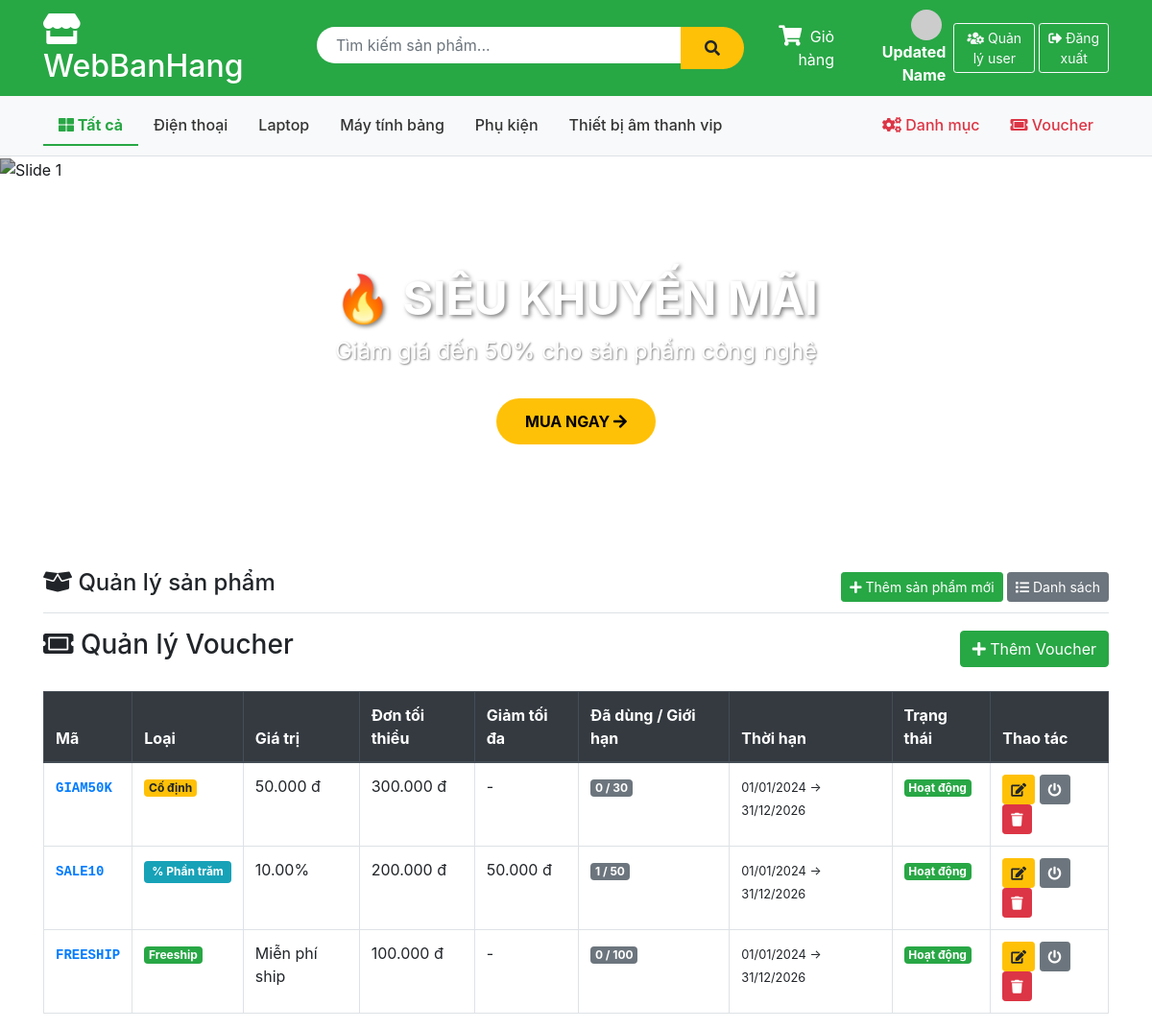
Page /Voucher (signed in) on the committed database.
### tables this page shows
CREATE TABLE IF NOT EXISTS `category` (
  `id` int NOT NULL AUTO_INCREMENT,
  `name` varchar(100) NOT NULL,
  `description` text,
  PRIMARY KEY (`id`)
);

CREATE TABLE IF NOT EXISTS `vouchers` (
  `id` int NOT NULL AUTO_INCREMENT,
  `code` varchar(50) NOT NULL,
  `type` enum('percent','fixed','freeship') NOT NULL,
  `value` decimal(10,2) NOT NULL,
  `min_order_value` decimal(10,2) DEFAULT '0.00',
  `max_discount` decimal(10,2) DEFAULT NULL,
  `usage_limit` int DEFAULT '0',
  `used_count` int DEFAULT '0',
  `start_date` date NOT NULL,
  `end_date` date NOT NULL,
  `status` tinyint DEFAULT '1',
  `created_at` timestamp NULL DEFAULT CURRENT_TIMESTAMP,
  PRIMARY KEY (`id`),
  UNIQUE KEY `code` (`code`)
);

### app/controllers/VoucherController.php (called while the page is built, shortened)
<?php
require_once('app/config/database.php');
require_once('app/helpers/SessionHelper.php');
class VoucherController {
    private $db;
    public function __construct() {
        $this->db = (new Database())->getConnection();
    }
    public function index() {
        $query = "SELECT * FROM vouchers ORDER BY id DESC";
        $stmt  = $this->db->prepare($query);
        $stmt->execute();
        $vouchers = $stmt->fetchAll(PDO::FETCH_OBJ);
        include 'app/views/voucher/index.php';
    }
}
?>

### index.php (called while the page is built, shortened)
<?php
require_once 'app/helpers/SessionHelper.php';
require_once 'app/config/database.php';
$url = $_GET['url'] ?? '';
$url = rtrim($url, '/');
$url = filter_var($url, FILTER_SANITIZE_URL);
$url = explode('/', $url);
$action = isset($url[1]) && $url[1] != '' ? $url[1] : 'index';
$controller = new $controllerName();
call_user_func_array([$controller, $action], array_slice($url, 2));
?>

### app/helpers/SessionHelper.php (called while the page is built, shortened)
<?php
class SessionHelper {
    public static function isLoggedIn() {
        return isset($_SESSION['username']);
    }
    public static function isAdmin() {
        return isset($_SESSION['username']) &&
               isset($_SESSION['role']) &&
               $_SESSION['role'] === 'admin';
    }
}
?>

### app/config/database.php (called while the page is built, shortened)
<?php
class Database {
    private $host = "localhost";
    private $db_name = "my_store";
    private $username = "root";
    private $password = "";
    public function getConnection() {
        $this->conn = null;
        try {
            $this->conn = new PDO(
                "mysql:host=" . $this->host . ";dbname=" . $this->db_name,
                $this->username,
                $this->password
            );
            $this->conn->exec("set names utf8");
        } catch(PDOException $exception) {
            echo "Connection error: " . $exception->getMessage();
        }
        return $this->conn;
    }
}
?>

### app/views/voucher/index.php (the view, shortened to what this page needs)
<?php
require_once 'app/helpers/SessionHelper.php';
include 'app/views/shares/header.php';
?>
<div class="d-flex justify-content-between align-items-center mb-4">
    <h3><i class="fas fa-ticket-alt"></i> Quản lý Voucher</h3>
    <a href="/Voucher/add" class="btn btn-success">
        <i class="fas fa-plus"></i> Thêm Voucher
    </a>
</div>
<?php if(empty($vouchers)): ?>
<div class="alert alert-info">Chưa có voucher nào.</div>
<?php else: ?>
<div class="table-responsive">
    <table class="table table-bordered table-hover">
        <thead class="thead-dark">
            <tr>
                <th>Mã</th>
                <th>Loại</th>
                <th>Giá trị</th>
                <th>Đơn tối thiểu</th>
                <th>Giảm tối đa</th>
                <th>Đã dùng / Giới hạn</th>
                <th>Thời hạn</th>
                <th>Trạng thái</th>
                <th>Thao tác</th>
            </tr>
        </thead>
        <tbody>
        <?php foreach($vouchers as $v): ?>
            <?php
            $now     = time();
            $end     = strtotime($v->end_date);
            $expired = $now > $end;
            ?>
            <tr class="<?php echo $expired ? 'table-secondary' : ''; ?>">
                <td><code class="text-primary font-weight-bold"><?php echo htmlspecialchars($v->code); ?></code></td>
                <td>
                    <?php if($v->type == 'percent'): ?>
                        <span class="badge badge-info">% Phần trăm</span>
                    <?php elseif($v->type == 'fixed'): ?>
                        <span class="badge badge-warning">Cố định</span>
                    <?php else: ?>
                        <span class="badge badge-success">Freeship</span>
                    <?php endif; ?>
                </td>
                <td>
                    <?php if($v->type == 'percent'): ?>
                        <?php echo $v->value; ?>%
                    <?php elseif($v->type == 'freeship'): ?>
                        Miễn phí ship
                    <?php else: ?>
                        <?php echo number_format($v->value, 0, ',', '.'); ?> đ
                    <?php endif; ?>
                </td>
                <td><?php echo number_format($v->min_order_value, 0, ',', '.'); ?> đ</td>
                <td>
                    <?php echo $v->max_discount ? number_format($v->max_discount, 0, ',', '.') . ' đ' : '-'; ?>
                </td>
                <td>
                    <span class="badge badge-secondary">
                        <?php echo $v->used_count; ?> / <?php echo $v->usage_limit > 0 ? $v->usage_limit : '∞'; ?>
                    </span>
                </td>
                <td>
                    <small>
                        <?php echo date('d/m/Y', strtotime($v->start_date)); ?>
                        →
                        <?php echo date('d/m/Y', strtotime($v->end_date)); ?>
                    </small>
                </td>
                <td>
                    <?php if($v->status == 1 && !$expired): ?>
                        <span class="badge badge-success">Hoạt động</span>
                    <?php else: ?>
                        <span class="badge badge-danger">Tắt</span>
                    <?php endif; ?>
                </td>
                <td>
                    <a href="/Voucher/edit/<?php echo $v->id; ?>" class="btn btn-warning btn-sm">
                        <i class="fas fa-edit"></i>
                    </a>
                    <a href="/Voucher/toggle/<?php echo $v->id; ?>" class="btn btn-secondary btn-sm"
                       title="Bật/Tắt">
                        <i class="fas fa-power-off"></i>
                    </a>
                    <a href="/Voucher/delete/<?php echo $v->id; ?>" class="btn btn-danger btn-sm"
                       onclick="return confirm('Xóa voucher này?')">
                        <i class="fas fa-trash"></i>
                    </a>
                </td>
            </tr>
        <?php endforeach; ?>
        </tbody>
    </table>
</div>
<?php endif; ?>
<?php include 'app/views/shares/footer.php'; ?>

### app/views/shares/header.php (shortened to what this page needs)
<?php
require_once 'app/helpers/SessionHelper.php';
?>
<!DOCTYPE html>
<html lang="vi">
<head>
    <link href="https://stackpath.bootstrapcdn.com/bootstrap/4.5.2/css/bootstrap.min.css" rel="stylesheet">
    <link rel="stylesheet" href="https://cdnjs.cloudflare.com/ajax/libs/font-awesome/5.15.4/css/all.min.css">
</head>
<body>
    <div class="header-top">
        <div class="container">
            <div class="row align-items-center">
                <div class="col-md-3">
                    <h2 class="text-white mb-0">
                        <a href="/Product" style="color: white; text-decoration: none;">
                            <i class="fas fa-store"></i> WebBanHang
                        </a>
                    </h2>
                </div>
                <div class="col-md-5">
                    <form action="/Product/search" method="GET" class="search-box d-flex">
                        <input type="text" name="keyword" class="form-control"
                               placeholder="Tìm kiếm sản phẩm..."
                               value="<?php echo htmlspecialchars($_GET['keyword'] ?? ''); ?>">
                        <button type="submit" class="btn btn-warning">
                            <i class="fas fa-search"></i>
                        </button>
                    </form>
                </div>
                <div class="col-md-4 text-white text-right d-flex align-items-center justify-content-end">
                    <a href="/Product/cart" class="text-white mr-3 position-relative" style="text-decoration: none;">
                        <span class="cart-icon-wrapper">
                            <i class="fas fa-shopping-cart fa-lg"></i>
                        </span>
                        <span class="ml-1 d-none d-md-inline">Giỏ hàng</span>
                    </a>
                    <?php if (SessionHelper::isLoggedIn()): ?>
                        <a href="/Account/profile" class="text-white mr-2" style="text-decoration:none;">
                            <?php
                            $avatarSrc = !empty($_SESSION['avatar'])
                                ? '/public/' . $_SESSION['avatar']
                                : 'https://ui-avatars.com/api/?name=' . urlencode($_SESSION['fullname'] ?? 'U') . '&size=32&background=fff&color=28a745';
                            ?>
                            <img src="<?= $avatarSrc ?>" class="rounded-circle mr-1" style="width:32px;height:32px;object-fit:cover;">
                            <strong><?= htmlspecialchars($_SESSION['fullname'] ?? $_SESSION['username']) ?></strong>
                        </a>
                        <?php if (SessionHelper::isAdmin()): ?>
                            <a href="/Account/manageUsers" class="btn btn-outline-light btn-sm mr-1">
                                <i class="fas fa-users-cog"></i> Quản lý user
                            </a>
                        <?php endif; ?>
                        <a href="/Account/logout" class="btn btn-outline-light btn-sm">
                            <i class="fas fa-sign-out-alt"></i> Đăng xuất
                        </a>
                    <?php endif; ?>
                </div>
            </div>
        </div>
    </div>
    <div class="category-nav">
        <div class="container">
            <ul class="nav">
                <li class="nav-item">
                    <a class="nav-link <?php echo (!isset($_GET['category'])) ? 'active' : ''; ?>"
                       href="/Product">
                        <i class="fas fa-th-large"></i> Tất cả
                    </a>
                </li>
                <?php
                $db = (new Database())->getConnection();
                $stmt = $db->query("SELECT * FROM category ORDER BY name ASC");
                $cats = $stmt->fetchAll(PDO::FETCH_OBJ);
                foreach ($cats as $cat):
                    $isActive = (isset($_GET['category']) && $_GET['category'] == $cat->id) ? 'active' : '';
                ?>
                <li class="nav-item">
                    <a class="nav-link <?php echo $isActive; ?>"
                       href="/Product?category=<?php echo $cat->id; ?>">
                        <?php echo htmlspecialchars($cat->name); ?>
                    </a>
                </li>
                <?php endforeach; ?>
                <?php if (SessionHelper::isAdmin()): ?>
                <li class="nav-item ml-auto">
                    <a class="nav-link admin-link" href="/Category/list">
                        <i class="fas fa-cogs"></i> Danh mục
                    </a>
                </li>
                <li class="nav-item">
                    <a class="nav-link admin-link" href="/Voucher">
                        <i class="fas fa-ticket-alt"></i> Voucher
                    </a>
                </li>
                <?php endif; ?>
            </ul>
        </div>
    </div>
    <div class="banner-slider">
        <div id="mainSlider" class="carousel slide" data-ride="carousel" data-interval="4000">
            <ol class="carousel-indicators">
                <li data-target="#mainSlider" data-slide-to="0" class="active"></li>
                <li data-target="#mainSlider" data-slide-to="1"></li>
                <li data-target="#mainSlider" data-slide-to="2"></li>
            </ol>
            <div class="carousel-inner">
                <div class="carousel-item active">
                    <img src="https://images.unsplash.com/photo-1607082348824-0a96f2a4b9da?w=1200" alt="Slide 1">
                    <div class="carousel-caption">
                        <h3>🔥 SIÊU KHUYẾN MÃI</h3>
                        <p>Giảm giá đến 50% cho sản phẩm công nghệ</p>
                        <a href="/Product" class="btn-shop-now">MUA NGAY <i class="fas fa-arrow-right"></i></a>
                    </div>
                </div>
            </div>
            <a class="carousel-control-prev" href="#mainSlider" role="button" data-slide="prev">
                <span class="carousel-control-prev-icon"></span>
            </a>
            <a class="carousel-control-next" href="#mainSlider" role="button" data-slide="next">
                <span class="carousel-control-next-icon"></span>
            </a>
        </div>
    </div>
    <div class="container mt-4">
        <div class="d-flex justify-content-between align-items-center mb-3 border-bottom pb-2">
            <h4><i class="fas fa-box-open"></i> Quản lý sản phẩm</h4>
            <?php if (SessionHelper::isAdmin()): ?>
            <div>
                <a href="/Product/add" class="btn btn-success btn-sm">
                    <i class="fas fa-plus"></i> Thêm sản phẩm mới
                </a>
                <a href="/Product" class="btn btn-secondary btn-sm">
                    <i class="fas fa-list"></i> Danh sách
                </a>
            </div>
            <?php endif; ?>
        </div>

### app/views/shares/header.php (style rules this page uses)
.badge-info { background-color: #17a2b8 !important; color: white; font-size: 0.75rem; padding: 0.35rem 0.5rem; }
.header-top { background: #28a745; padding: 10px 0; }
.search-box { max-width: 600px; margin: 0 auto; }
.search-box input { border-radius: 25px 0 0 25px; border: none; padding: 10px 20px; }
.search-box button { border-radius: 0 25px 25px 0; background: #ffc107; border: none; padding: 10px 25px; }
.category-nav { background: #f8f9fa; padding: 10px 0; border-bottom: 1px solid #dee2e6; }
.category-nav .nav-link { color: #333; font-weight: 500; }
.category-nav .nav-link.active { color: #28a745; font-weight: bold; border-bottom: 2px solid #28a745; }
.admin-link { color: #dc3545 !important; font-weight: bold; }
.cart-icon-wrapper { position: relative; display: inline-block; }
.banner-slider { position: relative; margin-bottom: 30px; }
.banner-slider .carousel-item { height: 400px; }
.banner-slider .carousel-item img { height: 100%; object-fit: cover; filter: brightness(0.7); }
.banner-slider .carousel-caption { bottom: 20%; }
.banner-slider .carousel-caption h3 { font-size: 3rem; font-weight: bold; text-shadow: 2px 2px 4px rgba(0,0,0,0.5); }
.banner-slider .carousel-caption p { font-size: 1.5rem; text-shadow: 1px 1px 2px rgba(0,0,0,0.5); }
.btn-shop-now { background: #ffc107; color: #000; padding: 12px 30px; border-radius: 25px; font-weight: bold; text-decoration: none; display: inline-block; margin-top: 15px; transition: all 0.3s; }

### rows in the picture
category: name "Điện thoại"
category: name "Laptop"
category: name "Máy tính bảng"
category: name "Phụ kiện"
category: name "Thiết bị âm thanh vip"
vouchers: code "GIAM50K", type "Cố định", value "50.000", min_order_value "300.000", used_count "0", usage_limit "30", start_date "01/01/2024", end_date "31/12/2026", status "Hoạt động"
vouchers: code "SALE10", type "% Phần trăm", value "10.00", min_order_value "200.000", max_discount "50.000", used_count "1", usage_limit "50", start_date "01/01/2024", end_date "31/12/2026", status "Hoạt động"
vouchers: code "FREESHIP", type "Freeship", min_order_value "100.000", used_count "0", usage_limit "100", start_date "01/01/2024", end_date "31/12/2026", status "Hoạt động"

### other values in the picture
$_SESSION['fullname'] "Updated Name"
